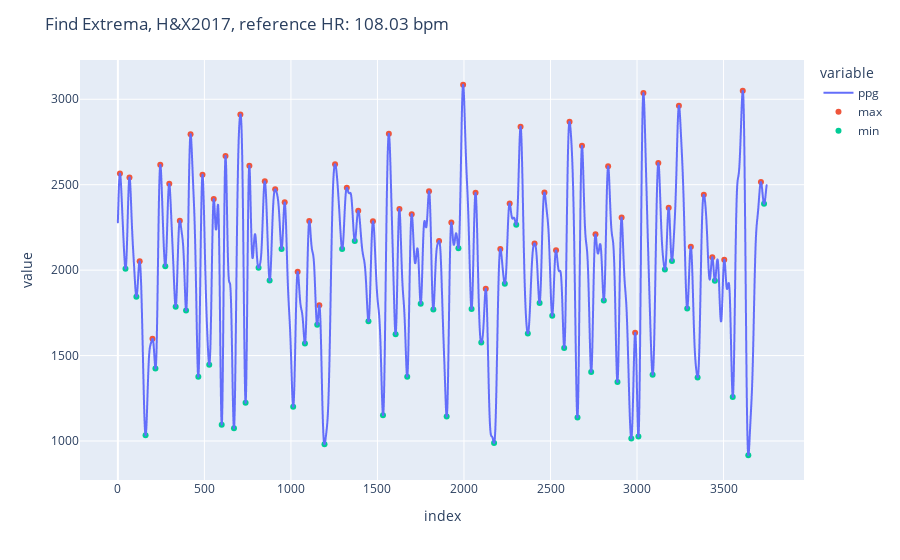
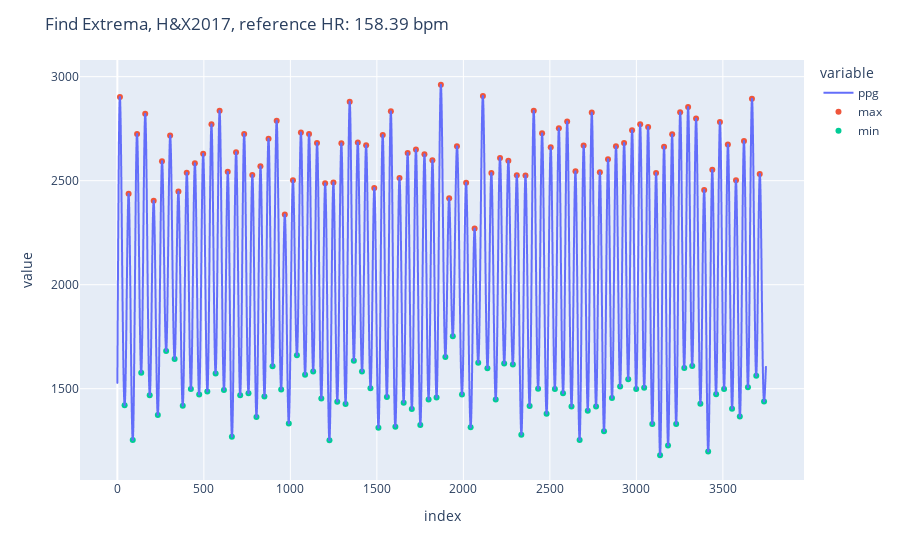
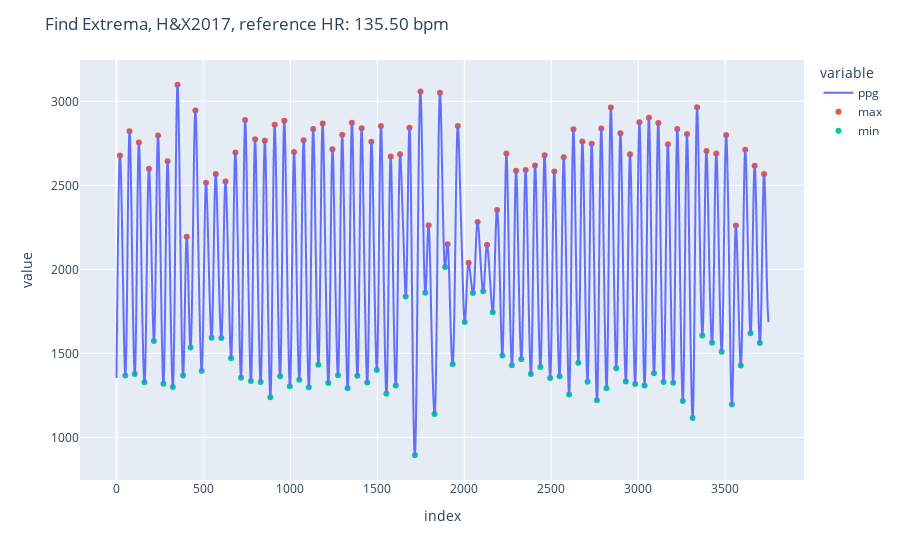
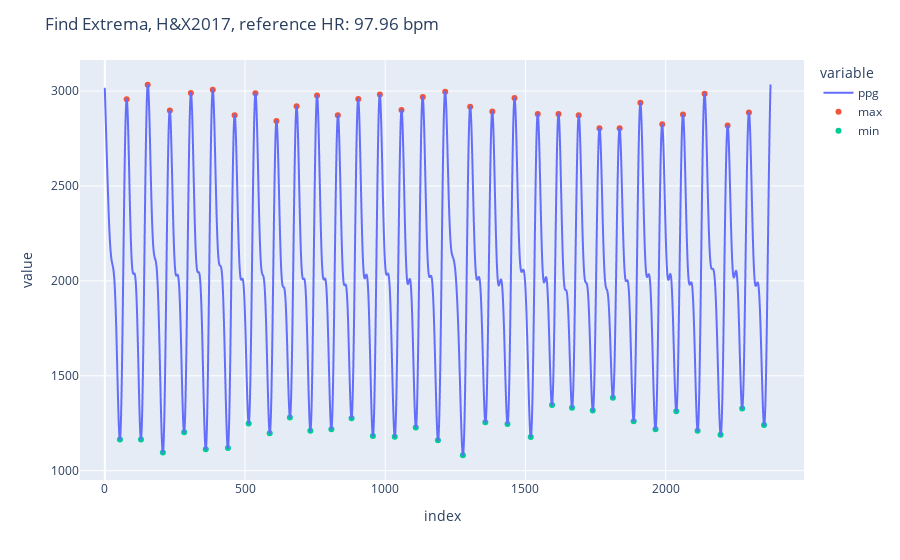

Here is the notebook cell these charts were saved with, in order:
### Markdown cell above
# Example waveforms

### Code cell
files = glob.glob('../tests/resources/ppg_waveforms/*.csv')

for file in files:
    df = pd.read_csv(file)
    ppg = df['0']
    show_signal_quality_example(ppg)
